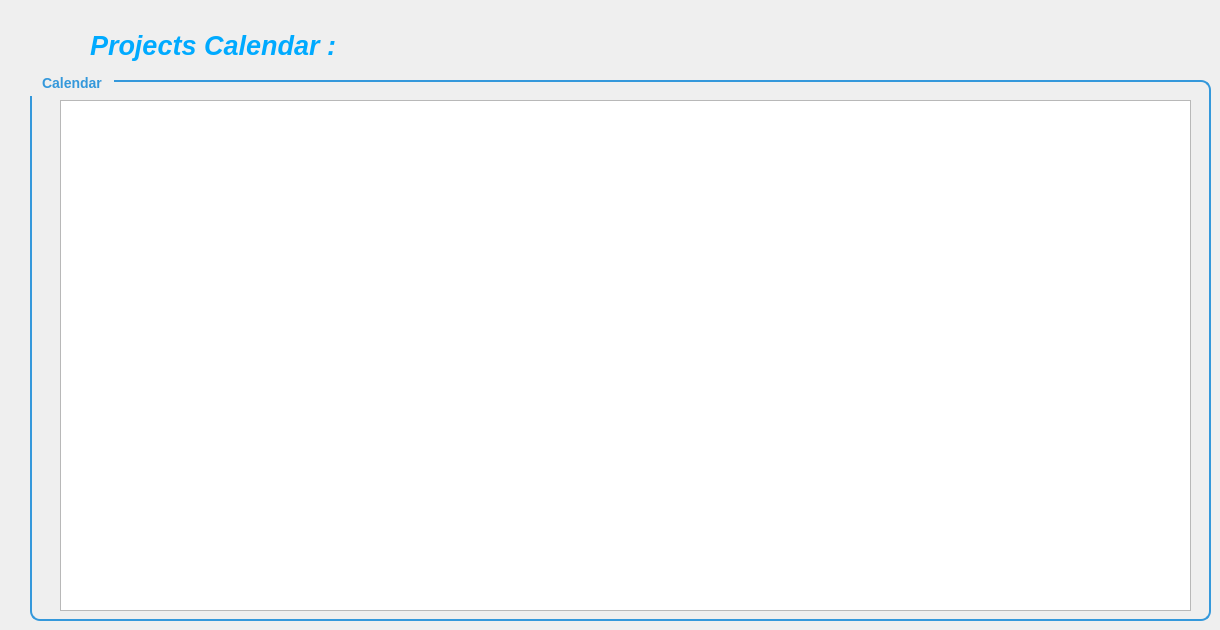
     <widget class="QWidget" name="tab_2">
      <attribute name="title">
       <string>Page</string>
      </attribute>
      <widget class="QLabel" name="label_11">
       <property name="geometry">
        <rect>
         <x>90</x>
         <y>20</y>
         <width>311</width>
         <height>51</height>
        </rect>
       </property>
       <property name="text">
        <string>&lt;html&gt;&lt;head/&gt;&lt;body&gt;&lt;p&gt;&lt;span style=&quot; font-size:20pt; font-weight:700; font-style:italic; color:#00aaff;&quot;&gt;Projects Calendar :&lt;/span&gt;&lt;/p&gt;&lt;/body&gt;&lt;/html&gt;</string>
       </property>
      </widget>
      <widget class="QGroupBox" name="groupBox_6">
       <property name="geometry">
        <rect>
         <x>30</x>
         <y>70</y>
         <width>1181</width>
         <height>551</height>
        </rect>
       </property>
       <property name="styleSheet">
        <string notr="true">QGroupBox {
    border: 2px solid #3498db;
    border-radius: 10px;
    margin-top: 10px;
    font-weight: bold;
    font-size: 14px;
    padding: 10px;
}
QGroupBox::title {
    subcontrol-origin: margin;
    subcontrol-position: top left;
    padding: 5px 10px;
    color: #3498db;
}
</string>
       </property>
       <property name="title">
        <string>Calendar</string>
       </property>
       <widget class="QGraphicsView" name="ganttGraphicsView_2">
        <property name="geometry">
         <rect>
          <x>30</x>
          <y>30</y>
          <width>1131</width>
          <height>511</height>
         </rect>
        </property>
        <property name="minimumSize">
         <size>
          <width>400</width>
          <height>300</height>
         </size>
        </property>
       </widget>
      </widget>
     </widget>
